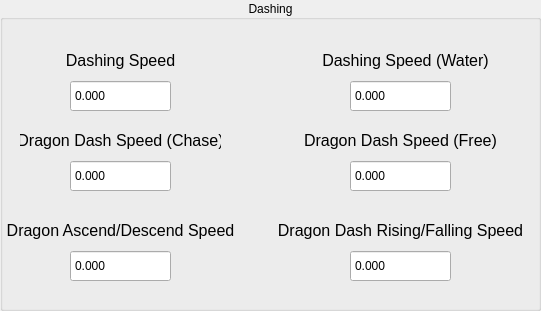
  <widget class="QGroupBox" name="DashingGroup">
   <property name="geometry">
    <rect>
     <x>10</x>
     <y>230</y>
     <width>541</width>
     <height>311</height>
    </rect>
   </property>
   <property name="title">
    <string>Dashing</string>
   </property>
   <property name="alignment">
    <set>Qt::AlignCenter</set>
   </property>
   <property name="checkable">
    <bool>false</bool>
   </property>
   <widget class="QLabel" name="SpeedLbl_7">
    <property name="geometry">
     <rect>
      <x>20</x>
      <y>130</y>
      <width>201</width>
      <height>21</height>
     </rect>
    </property>
    <property name="font">
     <font>
      <pointsize>12</pointsize>
     </font>
    </property>
    <property name="toolTip">
     <string>&lt;html&gt;&lt;head/&gt;&lt;body&gt;&lt;p&gt;The speed of the Dragon Dash which chases the opponent, done with L2+X.&lt;/p&gt;&lt;/body&gt;&lt;/html&gt;</string>
    </property>
    <property name="text">
     <string>Dragon Dash Speed (Chase)</string>
    </property>
    <property name="alignment">
     <set>Qt::AlignCenter</set>
    </property>
   </widget>
   <widget class="QLabel" name="SpeedLbl_5">
    <property name="geometry">
     <rect>
      <x>60</x>
      <y>50</y>
      <width>121</width>
      <height>21</height>
     </rect>
    </property>
    <property name="font">
     <font>
      <pointsize>12</pointsize>
     </font>
    </property>
    <property name="toolTip">
     <string>&lt;html&gt;&lt;head/&gt;&lt;body&gt;&lt;p&gt;The speed of your Dash.&lt;/p&gt;&lt;/body&gt;&lt;/html&gt;</string>
    </property>
    <property name="text">
     <string>Dashing Speed</string>
    </property>
    <property name="alignment">
     <set>Qt::AlignCenter</set>
    </property>
   </widget>
   <widget class="QDoubleSpinBox" name="DDFSpeedBox">
    <property name="geometry">
     <rect>
      <x>350</x>
      <y>160</y>
      <width>101</width>
      <height>32</height>
     </rect>
    </property>
    <property name="styleSheet">
     <string notr="true"/>
    </property>
    <property name="buttonSymbols">
     <enum>QAbstractSpinBox::NoButtons</enum>
    </property>
    <property name="decimals">
     <number>3</number>
    </property>
    <property name="minimum">
     <double>-340282346638528859811704183484516925440.000000000000000</double>
    </property>
    <property name="maximum">
     <double>340282346638528859811704183484516925440.000000000000000</double>
    </property>
    <property name="value">
     <double>0.000000000000000</double>
    </property>
   </widget>
   <widget class="QDoubleSpinBox" name="DashSpeedBox">
    <property name="geometry">
     <rect>
      <x>70</x>
      <y>80</y>
      <width>101</width>
      <height>32</height>
     </rect>
    </property>
    <property name="styleSheet">
     <string notr="true"/>
    </property>
    <property name="buttonSymbols">
     <enum>QAbstractSpinBox::NoButtons</enum>
    </property>
    <property name="decimals">
     <number>3</number>
    </property>
    <property name="minimum">
     <double>-340282346638528859811704183484516925440.000000000000000</double>
    </property>
    <property name="maximum">
     <double>340282346638528859811704183484516925440.000000000000000</double>
    </property>
    <property name="value">
     <double>0.000000000000000</double>
    </property>
   </widget>
   <widget class="QLabel" name="SpeedLbl_8">
    <property name="geometry">
     <rect>
      <x>300</x>
      <y>130</y>
      <width>201</width>
      <height>21</height>
     </rect>
    </property>
    <property name="font">
     <font>
      <pointsize>12</pointsize>
     </font>
    </property>
    <property name="toolTip">
     <string>&lt;html&gt;&lt;head/&gt;&lt;body&gt;&lt;p&gt;The speed of a Free Dragon Dash, done with L2+Direction+X.&lt;/p&gt;&lt;/body&gt;&lt;/html&gt;</string>
    </property>
    <property name="text">
     <string>Dragon Dash Speed (Free)</string>
    </property>
    <property name="alignment">
     <set>Qt::AlignCenter</set>
    </property>
   </widget>
   <widget class="QLabel" name="SpeedLbl_6">
    <property name="geometry">
     <rect>
      <x>310</x>
      <y>50</y>
      <width>191</width>
      <height>21</height>
     </rect>
    </property>
    <property name="font">
     <font>
      <pointsize>12</pointsize>
     </font>
    </property>
    <property name="toolTip">
     <string>&lt;html&gt;&lt;head/&gt;&lt;body&gt;&lt;p&gt;The speed of your Dash underwater.&lt;/p&gt;&lt;/body&gt;&lt;/html&gt;</string>
    </property>
    <property name="text">
     <string>Dashing Speed (Water)</string>
    </property>
    <property name="alignment">
     <set>Qt::AlignCenter</set>
    </property>
   </widget>
   <widget class="QDoubleSpinBox" name="DDCSpeedBox">
    <property name="geometry">
     <rect>
      <x>70</x>
      <y>160</y>
      <width>101</width>
      <height>32</height>
     </rect>
    </property>
    <property name="styleSheet">
     <string notr="true"/>
    </property>
    <property name="buttonSymbols">
     <enum>QAbstractSpinBox::NoButtons</enum>
    </property>
    <property name="decimals">
     <number>3</number>
    </property>
    <property name="minimum">
     <double>-340282346638528859811704183484516925440.000000000000000</double>
    </property>
    <property name="maximum">
     <double>340282346638528859811704183484516925440.000000000000000</double>
    </property>
    <property name="value">
     <double>0.000000000000000</double>
    </property>
   </widget>
   <widget class="QDoubleSpinBox" name="WDashSpeedBox">
    <property name="geometry">
     <rect>
      <x>350</x>
      <y>80</y>
      <width>101</width>
      <height>32</height>
     </rect>
    </property>
    <property name="styleSheet">
     <string notr="true"/>
    </property>
    <property name="buttonSymbols">
     <enum>QAbstractSpinBox::NoButtons</enum>
    </property>
    <property name="decimals">
     <number>3</number>
    </property>
    <property name="minimum">
     <double>-340282346638528859811704183484516925440.000000000000000</double>
    </property>
    <property name="maximum">
     <double>340282346638528859811704183484516925440.000000000000000</double>
    </property>
    <property name="value">
     <double>0.000000000000000</double>
    </property>
   </widget>
   <widget class="QDoubleSpinBox" name="DADDSpeedBox">
    <property name="geometry">
     <rect>
      <x>70</x>
      <y>250</y>
      <width>101</width>
      <height>32</height>
     </rect>
    </property>
    <property name="styleSheet">
     <string notr="true"/>
    </property>
    <property name="buttonSymbols">
     <enum>QAbstractSpinBox::NoButtons</enum>
    </property>
    <property name="decimals">
     <number>3</number>
    </property>
    <property name="minimum">
     <double>-340282346638528859811704183484516925440.000000000000000</double>
    </property>
    <property name="maximum">
     <double>340282346638528859811704183484516925440.000000000000000</double>
    </property>
    <property name="value">
     <double>0.000000000000000</double>
    </property>
   </widget>
   <widget class="QLabel" name="SpeedLbl_9">
    <property name="geometry">
     <rect>
      <x>0</x>
      <y>220</y>
      <width>241</width>
      <height>21</height>
     </rect>
    </property>
    <property name="font">
     <font>
      <pointsize>12</pointsize>
     </font>
    </property>
    <property name="toolTip">
     <string>&lt;html&gt;&lt;head/&gt;&lt;body&gt;&lt;p&gt;The Speed of your Dragon Ascend (L2+R1) and Dragon Descend (L2+R2).&lt;/p&gt;&lt;/body&gt;&lt;/html&gt;</string>
    </property>
    <property name="text">
     <string>Dragon Ascend/Descend Speed</string>
    </property>
    <property name="alignment">
     <set>Qt::AlignCenter</set>
    </property>
   </widget>
   <widget class="QDoubleSpinBox" name="DDRFSpeedBox">
    <property name="geometry">
     <rect>
      <x>350</x>
      <y>250</y>
      <width>101</width>
      <height>32</height>
     </rect>
    </property>
    <property name="styleSheet">
     <string notr="true"/>
    </property>
    <property name="buttonSymbols">
     <enum>QAbstractSpinBox::NoButtons</enum>
    </property>
    <property name="decimals">
     <number>3</number>
    </property>
    <property name="minimum">
     <double>-340282346638528859811704183484516925440.000000000000000</double>
    </property>
    <property name="maximum">
     <double>340282346638528859811704183484516925440.000000000000000</double>
    </property>
    <property name="value">
     <double>0.000000000000000</double>
    </property>
   </widget>
   <widget class="QLabel" name="SpeedLbl_10">
    <property name="geometry">
     <rect>
      <x>270</x>
      <y>220</y>
      <width>261</width>
      <height>21</height>
     </rect>
    </property>
    <property name="font">
     <font>
      <pointsize>12</pointsize>
     </font>
    </property>
    <property name="toolTip">
     <string>&lt;html&gt;&lt;head/&gt;&lt;body&gt;&lt;p&gt;The speed at which you can change your height while being in a Free Dragon Dash.&lt;/p&gt;&lt;/body&gt;&lt;/html&gt;</string>
    </property>
    <property name="text">
     <string>Dragon Dash Rising/Falling Speed</string>
    </property>
    <property name="alignment">
     <set>Qt::AlignCenter</set>
    </property>
   </widget>
  </widget>
